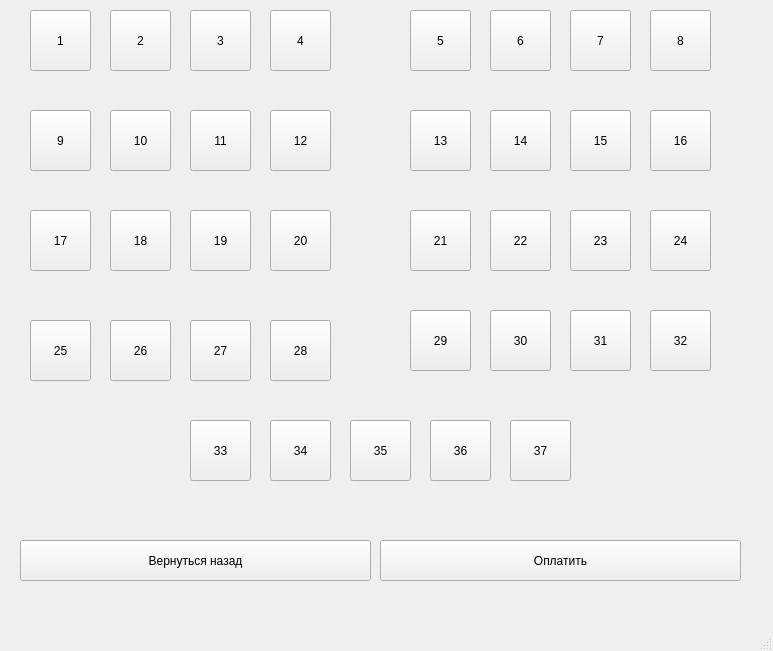
<?xml version="1.0" encoding="UTF-8"?>
<ui version="4.0">
 <class>MainWindow</class>
 <widget class="QMainWindow" name="MainWindow">
  <property name="geometry">
   <rect>
    <x>0</x>
    <y>0</y>
    <width>773</width>
    <height>651</height>
   </rect>
  </property>
  <property name="windowTitle">
   <string>MainWindow</string>
  </property>
  <widget class="QWidget" name="centralwidget">
   <widget class="QPushButton" name="pushButton_23">
    <property name="geometry">
     <rect>
      <x>570</x>
      <y>210</y>
      <width>61</width>
      <height>61</height>
     </rect>
    </property>
    <property name="text">
     <string>23</string>
    </property>
   </widget>
   <widget class="QPushButton" name="pushButton_6">
    <property name="geometry">
     <rect>
      <x>490</x>
      <y>10</y>
      <width>61</width>
      <height>61</height>
     </rect>
    </property>
    <property name="text">
     <string>6</string>
    </property>
   </widget>
   <widget class="QPushButton" name="pushButton_9">
    <property name="geometry">
     <rect>
      <x>30</x>
      <y>110</y>
      <width>61</width>
      <height>61</height>
     </rect>
    </property>
    <property name="text">
     <string>9</string>
    </property>
   </widget>
   <widget class="QPushButton" name="pushButton_21">
    <property name="geometry">
     <rect>
      <x>410</x>
      <y>210</y>
      <width>61</width>
      <height>61</height>
     </rect>
    </property>
    <property name="text">
     <string>21</string>
    </property>
   </widget>
   <widget class="QPushButton" name="pushButton_14">
    <property name="geometry">
     <rect>
      <x>490</x>
      <y>110</y>
      <width>61</width>
      <height>61</height>
     </rect>
    </property>
    <property name="text">
     <string>14</string>
    </property>
   </widget>
   <widget class="QPushButton" name="pushButton_8">
    <property name="geometry">
     <rect>
      <x>650</x>
      <y>10</y>
      <width>61</width>
      <height>61</height>
     </rect>
    </property>
    <property name="text">
     <string>8</string>
    </property>
   </widget>
   <widget class="QPushButton" name="pushButton_13">
    <property name="geometry">
     <rect>
      <x>410</x>
      <y>110</y>
      <width>61</width>
      <height>61</height>
     </rect>
    </property>
    <property name="text">
     <string>13</string>
    </property>
   </widget>
   <widget class="QPushButton" name="pushButton_29">
    <property name="geometry">
     <rect>
      <x>410</x>
      <y>310</y>
      <width>61</width>
      <height>61</height>
     </rect>
    </property>
    <property name="text">
     <string>29</string>
    </property>
   </widget>
   <widget class="QPushButton" name="pushButton_7">
    <property name="geometry">
     <rect>
      <x>570</x>
      <y>10</y>
      <width>61</width>
      <height>61</height>
     </rect>
    </property>
    <property name="text">
     <string>7</string>
    </property>
   </widget>
   <widget class="QPushButton" name="pay">
    <property name="geometry">
     <rect>
      <x>380</x>
      <y>540</y>
      <width>361</width>
      <height>41</height>
     </rect>
    </property>
    <property name="text">
     <string>Оплатить</string>
    </property>
   </widget>
   <widget class="QPushButton" name="pushButton_19">
    <property name="geometry">
     <rect>
      <x>190</x>
      <y>210</y>
      <width>61</width>
      <height>61</height>
     </rect>
    </property>
    <property name="text">
     <string>19</string>
    </property>
   </widget>
   <widget class="QPushButton" name="pushButton_16">
    <property name="geometry">
     <rect>
      <x>650</x>
      <y>110</y>
      <width>61</width>
      <height>61</height>
     </rect>
    </property>
    <property name="text">
     <string>16</string>
    </property>
   </widget>
   <widget class="QPushButton" name="pushButton_37">
    <property name="geometry">
     <rect>
      <x>510</x>
      <y>420</y>
      <width>61</width>
      <height>61</height>
     </rect>
    </property>
    <property name="text">
     <string>37</string>
    </property>
   </widget>
   <widget class="QPushButton" name="pushButton_34">
    <property name="geometry">
     <rect>
      <x>270</x>
      <y>420</y>
      <width>61</width>
      <height>61</height>
     </rect>
    </property>
    <property name="text">
     <string>34</string>
    </property>
   </widget>
   <widget class="QPushButton" name="pushButton_3">
    <property name="geometry">
     <rect>
      <x>190</x>
      <y>10</y>
      <width>61</width>
      <height>61</height>
     </rect>
    </property>
    <property name="text">
     <string>3</string>
    </property>
   </widget>
   <widget class="QPushButton" name="pushButton_24">
    <property name="geometry">
     <rect>
      <x>650</x>
      <y>210</y>
      <width>61</width>
      <height>61</height>
     </rect>
    </property>
    <property name="text">
     <string>24</string>
    </property>
   </widget>
   <widget class="QPushButton" name="pushButton_36">
    <property name="geometry">
     <rect>
      <x>430</x>
      <y>420</y>
      <width>61</width>
      <height>61</height>
     </rect>
    </property>
    <property name="text">
     <string>36</string>
    </property>
   </widget>
   <widget class="QPushButton" name="pushButton_22">
    <property name="geometry">
     <rect>
      <x>490</x>
      <y>210</y>
      <width>61</width>
      <height>61</height>
     </rect>
    </property>
    <property name="text">
     <string>22</string>
    </property>
   </widget>
   <widget class="QPushButton" name="pushButton_20">
    <property name="geometry">
     <rect>
      <x>270</x>
      <y>210</y>
      <width>61</width>
      <height>61</height>
     </rect>
    </property>
    <property name="text">
     <string>20</string>
    </property>
   </widget>
   <widget class="QPushButton" name="back">
    <property name="geometry">
     <rect>
      <x>20</x>
      <y>540</y>
      <width>351</width>
      <height>41</height>
     </rect>
    </property>
    <property name="text">
     <string>Вернуться назад</string>
    </property>
   </widget>
   <widget class="QPushButton" name="pushButton_11">
    <property name="geometry">
     <rect>
      <x>190</x>
      <y>110</y>
      <width>61</width>
      <height>61</height>
     </rect>
    </property>
    <property name="text">
     <string>11</string>
    </property>
   </widget>
   <widget class="QPushButton" name="pushButton_5">
    <property name="geometry">
     <rect>
      <x>410</x>
      <y>10</y>
      <width>61</width>
      <height>61</height>
     </rect>
    </property>
    <property name="text">
     <string>5</string>
    </property>
   </widget>
   <widget class="QPushButton" name="pushButton_33">
    <property name="geometry">
     <rect>
      <x>190</x>
      <y>420</y>
      <width>61</width>
      <height>61</height>
     </rect>
    </property>
    <property name="text">
     <string>33</string>
    </property>
   </widget>
   <widget class="QPushButton" name="pushButton">
    <property name="geometry">
     <rect>
      <x>30</x>
      <y>10</y>
      <width>61</width>
      <height>61</height>
     </rect>
    </property>
    <property name="text">
     <string>1</string>
    </property>
   </widget>
   <widget class="QPushButton" name="pushButton_35">
    <property name="geometry">
     <rect>
      <x>350</x>
      <y>420</y>
      <width>61</width>
      <height>61</height>
     </rect>
    </property>
    <property name="text">
     <string>35</string>
    </property>
   </widget>
   <widget class="QPushButton" name="pushButton_4">
    <property name="geometry">
     <rect>
      <x>270</x>
      <y>10</y>
      <width>61</width>
      <height>61</height>
     </rect>
    </property>
    <property name="text">
     <string>4</string>
    </property>
   </widget>
   <widget class="QPushButton" name="pushButton_30">
    <property name="geometry">
     <rect>
      <x>490</x>
      <y>310</y>
      <width>61</width>
      <height>61</height>
     </rect>
    </property>
    <property name="text">
     <string>30</string>
    </property>
   </widget>
   <widget class="QPushButton" name="pushButton_10">
    <property name="geometry">
     <rect>
      <x>110</x>
      <y>110</y>
      <width>61</width>
      <height>61</height>
     </rect>
    </property>
    <property name="text">
     <string>10</string>
    </property>
   </widget>
   <widget class="QPushButton" name="pushButton_26">
    <property name="geometry">
     <rect>
      <x>110</x>
      <y>320</y>
      <width>61</width>
      <height>61</height>
     </rect>
    </property>
    <property name="text">
     <string>26</string>
    </property>
   </widget>
   <widget class="QPushButton" name="pushButton_31">
    <property name="geometry">
     <rect>
      <x>570</x>
      <y>310</y>
      <width>61</width>
      <height>61</height>
     </rect>
    </property>
    <property name="text">
     <string>31</string>
    </property>
   </widget>
   <widget class="QPushButton" name="pushButton_27">
    <property name="geometry">
     <rect>
      <x>190</x>
      <y>320</y>
      <width>61</width>
      <height>61</height>
     </rect>
    </property>
    <property name="text">
     <string>27</string>
    </property>
   </widget>
   <widget class="QPushButton" name="pushButton_15">
    <property name="geometry">
     <rect>
      <x>570</x>
      <y>110</y>
      <width>61</width>
      <height>61</height>
     </rect>
    </property>
    <property name="text">
     <string>15</string>
    </property>
   </widget>
   <widget class="QPushButton" name="pushButton_32">
    <property name="geometry">
     <rect>
      <x>650</x>
      <y>310</y>
      <width>61</width>
      <height>61</height>
     </rect>
    </property>
    <property name="text">
     <string>32</string>
    </property>
   </widget>
   <widget class="QPushButton" name="pushButton_18">
    <property name="geometry">
     <rect>
      <x>110</x>
      <y>210</y>
      <width>61</width>
      <height>61</height>
     </rect>
    </property>
    <property name="text">
     <string>18</string>
    </property>
   </widget>
   <widget class="QPushButton" name="pushButton_17">
    <property name="geometry">
     <rect>
      <x>30</x>
      <y>210</y>
      <width>61</width>
      <height>61</height>
     </rect>
    </property>
    <property name="text">
     <string>17</string>
    </property>
   </widget>
   <widget class="QPushButton" name="pushButton_2">
    <property name="geometry">
     <rect>
      <x>110</x>
      <y>10</y>
      <width>61</width>
      <height>61</height>
     </rect>
    </property>
    <property name="text">
     <string>2</string>
    </property>
   </widget>
   <widget class="QPushButton" name="pushButton_28">
    <property name="geometry">
     <rect>
      <x>270</x>
      <y>320</y>
      <width>61</width>
      <height>61</height>
     </rect>
    </property>
    <property name="text">
     <string>28</string>
    </property>
   </widget>
   <widget class="QPushButton" name="pushButton_12">
    <property name="geometry">
     <rect>
      <x>270</x>
      <y>110</y>
      <width>61</width>
      <height>61</height>
     </rect>
    </property>
    <property name="text">
     <string>12</string>
    </property>
   </widget>
   <widget class="QPushButton" name="pushButton_25">
    <property name="geometry">
     <rect>
      <x>30</x>
      <y>320</y>
      <width>61</width>
      <height>61</height>
     </rect>
    </property>
    <property name="text">
     <string>25</string>
    </property>
   </widget>
  </widget>
  <widget class="QMenuBar" name="menubar">
   <property name="geometry">
    <rect>
     <x>0</x>
     <y>0</y>
     <width>773</width>
     <height>26</height>
    </rect>
   </property>
  </widget>
  <widget class="QStatusBar" name="statusbar"/>
 </widget>
 <resources/>
 <connections/>
</ui>
